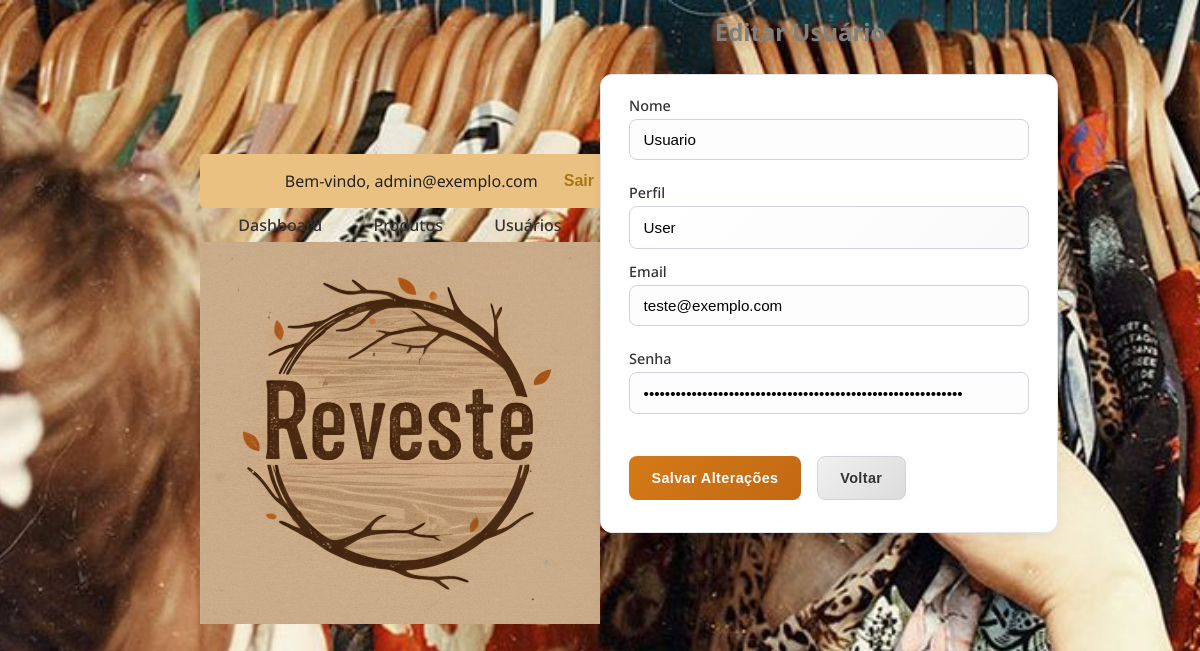
The app's page /usuarios/form.php?id=23 (signed in), older data.
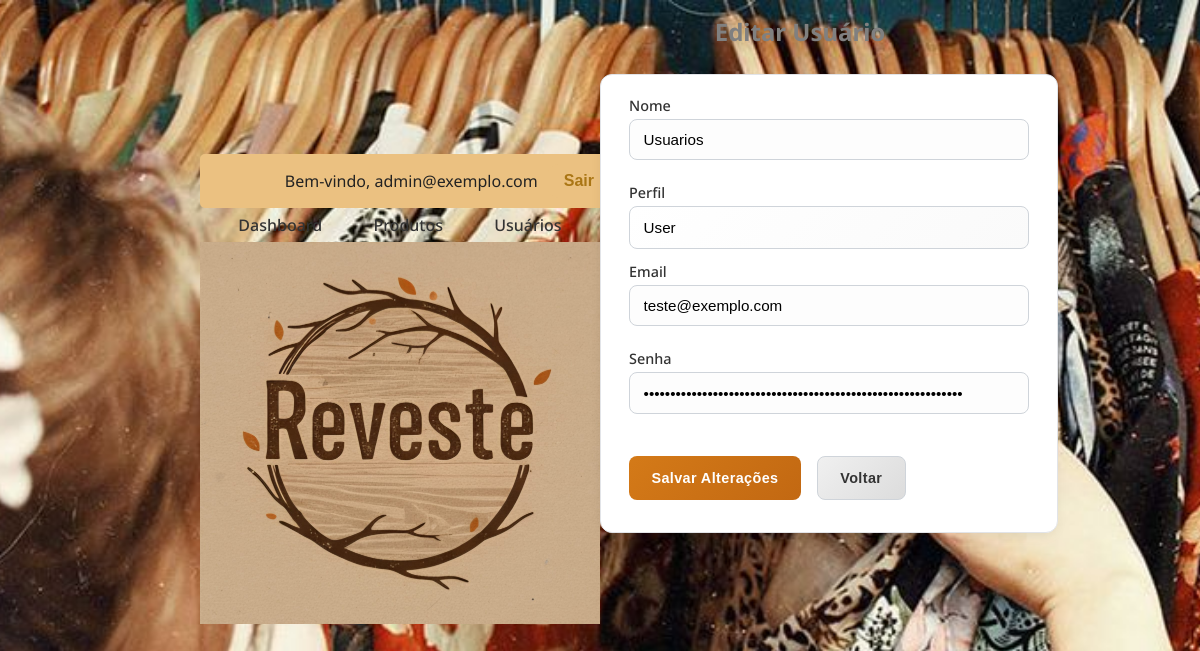
The same page, newer data.
### tables this page shows
CREATE TABLE `usuarios` (
  `id` int unsigned NOT NULL AUTO_INCREMENT,
  `nome` varchar(50) NOT NULL,
  `perfil` varchar(5) NOT NULL,
  `email` varchar(255) NOT NULL,
  `senha` varchar(255) NOT NULL,
  `created_at` datetime NOT NULL DEFAULT CURRENT_TIMESTAMP,
  `updated_at` datetime NOT NULL DEFAULT CURRENT_TIMESTAMP ON UPDATE CURRENT_TIMESTAMP,
  PRIMARY KEY (`id`),
  UNIQUE KEY `uq_usuarios_email` (`email`)
);

### src/Repositorio/UsuarioRepositorio.php (called while the page is built, shortened)
<?php
class UsuarioRepositorio
{
    private PDO $pdo;
    public function __construct(PDO $pdo)
    {
        $this->pdo = $pdo;
    }
    private function formarObjeto(array $d): Usuario
    {
        return new Usuario(
            isset($d['id']) ? (int)$d['id'] : null,
            $d['nome']   ?? '',
            $d['perfil'] ?? 'User',
            $d['email']  ?? '',
            $d['senha']  ?? ''
        );
    }
    public function buscar(int $id): ?Usuario
    {
        $st = $this->pdo->prepare("SELECT id,nome,perfil,email,senha FROM usuarios WHERE id=?");
        $st->execute([$id]);
        $d = $st->fetch(PDO::FETCH_ASSOC);
        return $d ? $this->formarObjeto($d) : null;
    }
}

### src/Modelo/Usuario.php (called while the page is built, shortened)
<?php
class Usuario
{
    private string $nome;
    private string $perfil;
    private string $email;
    private string $senha;
    public function __construct(?int $id, string $nome, string $perfil, string $email, string $senha)
    {
        $this->nome = $nome;
        $this->perfil = $perfil;
        $this->email = $email;
        $this->senha = $senha;
    }
    public function getNome(): string
    {
        return $this->nome;
    }
    public function getPerfil(): string
    {
        return $this->perfil;
    }
    public function getEmail(): string
    {
        return $this->email;
    }
    public function getSenha(): string
    {
        return $this->senha;
    }
}

### usuarios/form.php (the view, shortened to what this page needs)
<?php
$usuarioLogado = $_SESSION['usuario'] ?? null;
require_once __DIR__ . '/../src/conexao-bd.php';
require_once __DIR__ . '/../src/Modelo/Usuario.php';
require_once __DIR__ . '/../src/Repositorio/UsuarioRepositorio.php';
$repo = new UsuarioRepositorio($pdo);
$id = filter_input(INPUT_GET, 'id', FILTER_VALIDATE_INT);
$modoEdicao = false;
$usuario = null;
if ($id) {
    if (method_exists($repo, 'buscar')) {
        $usuario = $repo->buscar($id);
    }
    if ($usuario) {
        $modoEdicao = true;
    } else {
        header('Location: listar.php');
        exit;
    }
}
$valorNome       = $modoEdicao ? $usuario->getNome() : '';
$valorPerfil     = $modoEdicao ? $usuario->getPerfil() : '';
$valorEmail      = $modoEdicao ? $usuario->getEmail() : '';
$valorSenha      = $modoEdicao ? $usuario->getSenha() : '';
$tituloPagina = $modoEdicao ? 'Editar Usuário' : 'Cadastrar Usuário';
$textoBotao   = $modoEdicao ? 'Salvar Alterações' : 'Cadastrar Usuário';
$actionForm   = $modoEdicao ? 'salvar.php' : 'salvar.php';
?>
<!doctype html>
<html lang="pt-br">
<head>
    <link rel="stylesheet" href="../css/reset.css">
    <link rel="stylesheet" href="../css/index.css">
    <link rel="stylesheet" href="../css/admin.css">
    <link rel="stylesheet" href="../css/form.css">
    <link rel="stylesheet" href="..css/login.css">
</head>
<body>
    <header class="container-admin">
    <div class="topo-direita">
        <span>Bem-vindo, <?php echo htmlspecialchars($usuarioLogado); ?></span>
        <form action="../logout.php" method="post" style="display:inline;">
            <button type="submit" class="botao-sair">Sair</button>
        </form>
    </div>
    <nav class="menu-adm">
        <a href="../dashboard.php">Dashboard</a>
        <a href="../produtos/listar.php">Produtos</a>
        <a href="../usuarios/listar.php">Usuários</a>
    </nav>
    <div class="container-admin-banner">
        <a href="dashboard.php">
            <img src="img/reVeste_Logo.jpg" alt="ReVeste" class="logo-admin">
        </a>
    </div>
</header>
    <main>
        <h2><?= htmlspecialchars($tituloPagina) ?></h2>
        <section class="container-form">
            <div class="form-wrapper">
                <form action="<?= $actionForm ?>" method="post" class="form-produto">
                    <div>
                        <label for="nome">Nome</label>
                        <input id="nome" name="nome" type="text" value="<?= htmlspecialchars($valorNome) ?>">
                    </div>
                    <div>
                        <label for="perfil">Perfil</label>
                        <select id="perfil" name="perfil">
                            <option value="User" <?= $valorPerfil === 'User'  ? 'selected' : '' ?>>User</option>
                        </select>
                    </div>
                    <div>
                        <label for="email">Email</label>
                        <input id="email" name="email" type="email" value="<?= htmlspecialchars($valorEmail) ?>">
                    </div>
                    <div>
                        <label for="senha">Senha</label>
                        <input id="senha" name="senha" type="password" value="<?= htmlspecialchars($valorSenha) ?>">
                    </div>
                    <div class="grupo-botoes">
                        <button type="submit" class="botao-cadastrar"><?= htmlspecialchars($textoBotao) ?></button>
                        <a href="listar.php" class="botao-voltar">Voltar</a>
                    </div>
                </form>
            </div>
        </section>
    </main>
</body>
</html>

### css/index.css (style rules this page uses)
body { background-color: #333b1e; font-family: "Barlow", sans-serif; }
main { height: 100vh; }
body { font-family: Arial, sans-serif; background-color: #f2e6d9; }

### css/admin.css (style rules this page uses)
body { background: #f5f6f8; font-family: "Poppins", Arial, sans-serif; min-height: 100vh; color: #222; }
.topo-direita { display: flex; justify-content: flex-end; align-items: center; width: 100%; gap: 10px; background-color: #ebc181; padding: 10px; border-radius: 5px; }
.topo-direita form { margin: 0; }
.botao-sair { background-color: #ebc181; color: #aa7615; border: none; border-radius: 10px; padding: 8px 16px; font-size: 16px; font-weight: 600; cursor: pointer; transition: background-color 0.3s, transform 0.2s; font-family: "Poppins", sans-serif; }
.container-admin-banner { display: flex; align-items: center; flex-direction: column; margin: 0px 0px 20px; }
.logo-admin { width: 400px; }
h2 { text-align: center; font-size: 24px; margin: 20px 0px; color: grey; font-weight: bold; }
table tbody tr td a, .botao-cadastrar, .botao-excluir { padding: 3px 10px; border-radius: 10px; color: #ffffff; text-decoration: none; margin: 0 5px; transition: 0.7s; border: none; font-size: 18px; }
.botao-cadastrar { background: #ebc181; color: #333b1e; font-weight: 600; margin-top: 20px; font-size: 20px; border-radius: 10px; padding: 10px 10px; border: none; }
.menu-adm { flex: 1; display: flex; justify-content: center; gap: 2.4rem; }
.menu-adm a { text-decoration: none; font-weight: 500; color: #333; position: relative; padding: 0.55rem 0.4rem; transition: color 0.2s; }
.menu-adm a::after { content: ""; position: absolute; left: 50%; bottom: 0; width: 0; height: 3px; background: #d47a18; border-radius: 2px; transform: translateX(-50%); transition: width 0.28s; }
.botao-sair-pequeno, .botao-sair { cursor: pointer; }
html, body { width: 100%; overflow-x: hidden; }

### css/login.css (style rules this page uses)
body { font-family: "Noto Sans", sans-serif; background: url("../img/fundoLogin.jpg") no-repeat center center fixed; background-size: cover; display: flex; align-items: center; justify-content: center; height: 100vh; margin: 0; }
label { color: #4b2e1f; font-size: 0.95rem; font-weight: 600; }
input[type="email"], input[type="password"] { padding: 10px; border: 1px solid #c0a58a; border-radius: 8px; outline: none; background-color: #fdfaf8; }
.botao-cadastrar { background-color: #b2896b; color: white; border: none; padding: 12px; border-radius: 8px; font-size: 1rem; cursor: pointer; margin-top: 10px; transition: background-color 0.3s; }

Row changes from the older to the newer data that the page shows:
changed usuarios "User": nome "Usuario" → "Usuarios"
